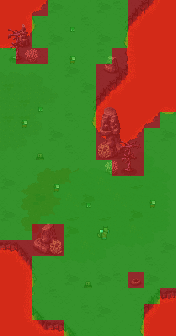

Rendered tile map (Tiled .tmx) drawn with the repository's tilesets; below, a short description and the map source with its tile grids summarised:
An orthogonal 11x21 tile map with 16x16 px tiles, 9 tile layers (Tile Layer 4, Tile Layer 6, Tile Layer 5, Tile Layer 7, ...).

<map version="1.5" tiledversion="2021.02.15" orientation="orthogonal" renderorder="left-down" width="11" height="21" tilewidth="16" tileheight="16" infinite="0" nextlayerid="16" nextobjectid="1">
 <tileset firstgid="1" source="../world_tiles/tileset.tsx" />
 <layer id="10" name="Tile Layer 4" width="11" height="21">
  <data>[231 cells, 231 non-empty, 49 distinct tile ids]</data>
 </layer>
 <layer id="12" name="Tile Layer 6" width="11" height="21">
  <data>[231 cells, 25 non-empty, 25 distinct tile ids]</data>
 </layer>
 <layer id="11" name="Tile Layer 5" width="11" height="21">
  <data>[231 cells, 106 non-empty, 52 distinct tile ids]</data>
 </layer>
 <layer id="13" name="Tile Layer 7" width="11" height="21">
  <data>[231 cells, 20 non-empty, 20 distinct tile ids]</data>
 </layer>
 <layer id="14" name="Tile Layer 8" width="11" height="21">
  <data>[231 cells, 12 non-empty, 6 distinct tile ids]</data>
 </layer>
 <layer id="15" name="Tile Layer 9" width="11" height="21">
  <data>[231 cells, 6 non-empty, 3 distinct tile ids]</data>
 </layer>
 <layer id="7" name="anim" width="11" height="21">
  <data>[231 cells, 1 non-empty, 1 distinct tile ids]</data>
 </layer>
 <layer id="8" name="characters" width="11" height="21">
  <data>[231 cells, 10 non-empty, 4 distinct tile ids]</data>
 </layer>
 <layer id="9" name="walkable" width="11" height="21">
  <data>[231 cells, 231 non-empty, 2 distinct tile ids]</data>
 </layer>
</map>
